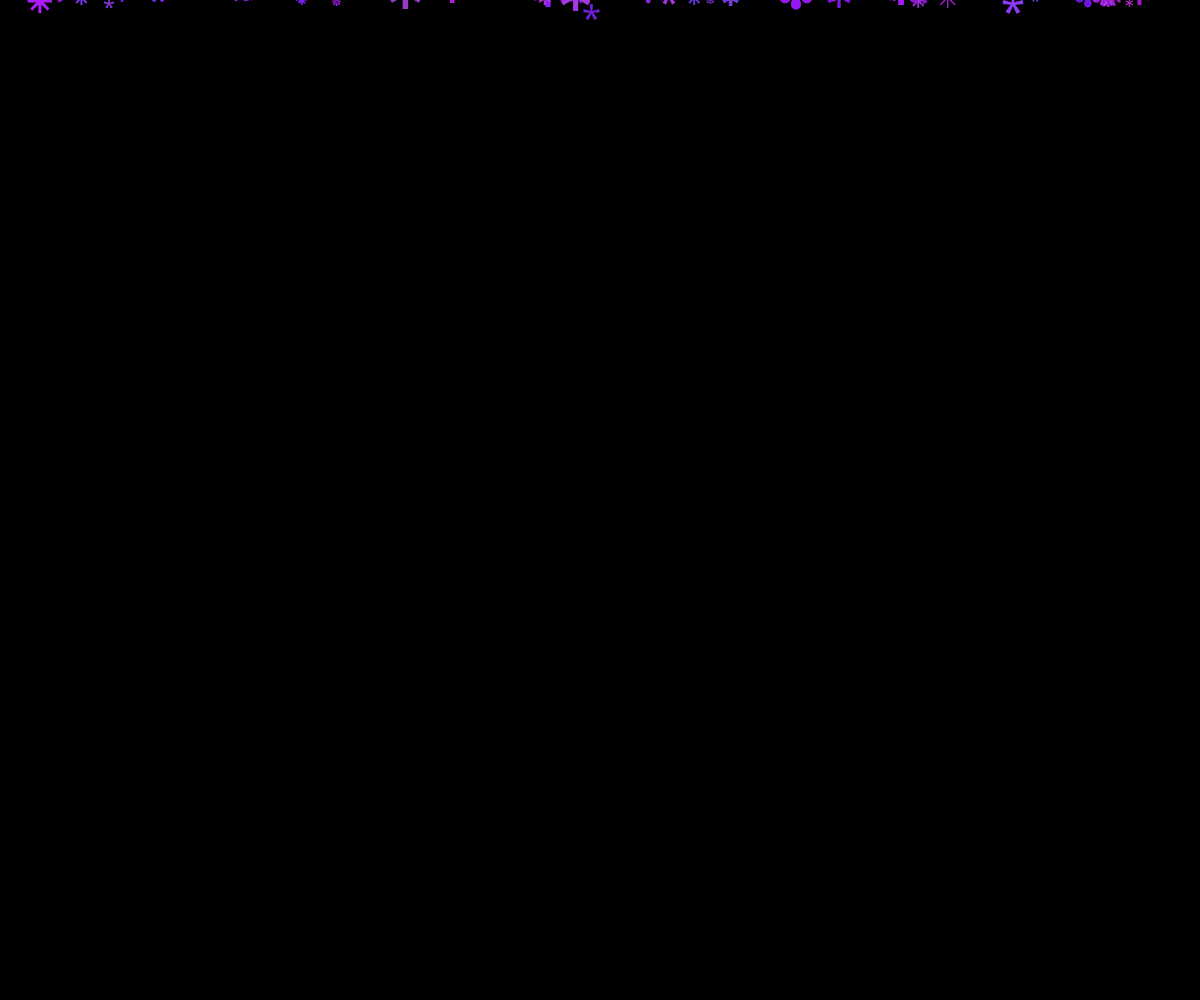
Frame 1 (no input)
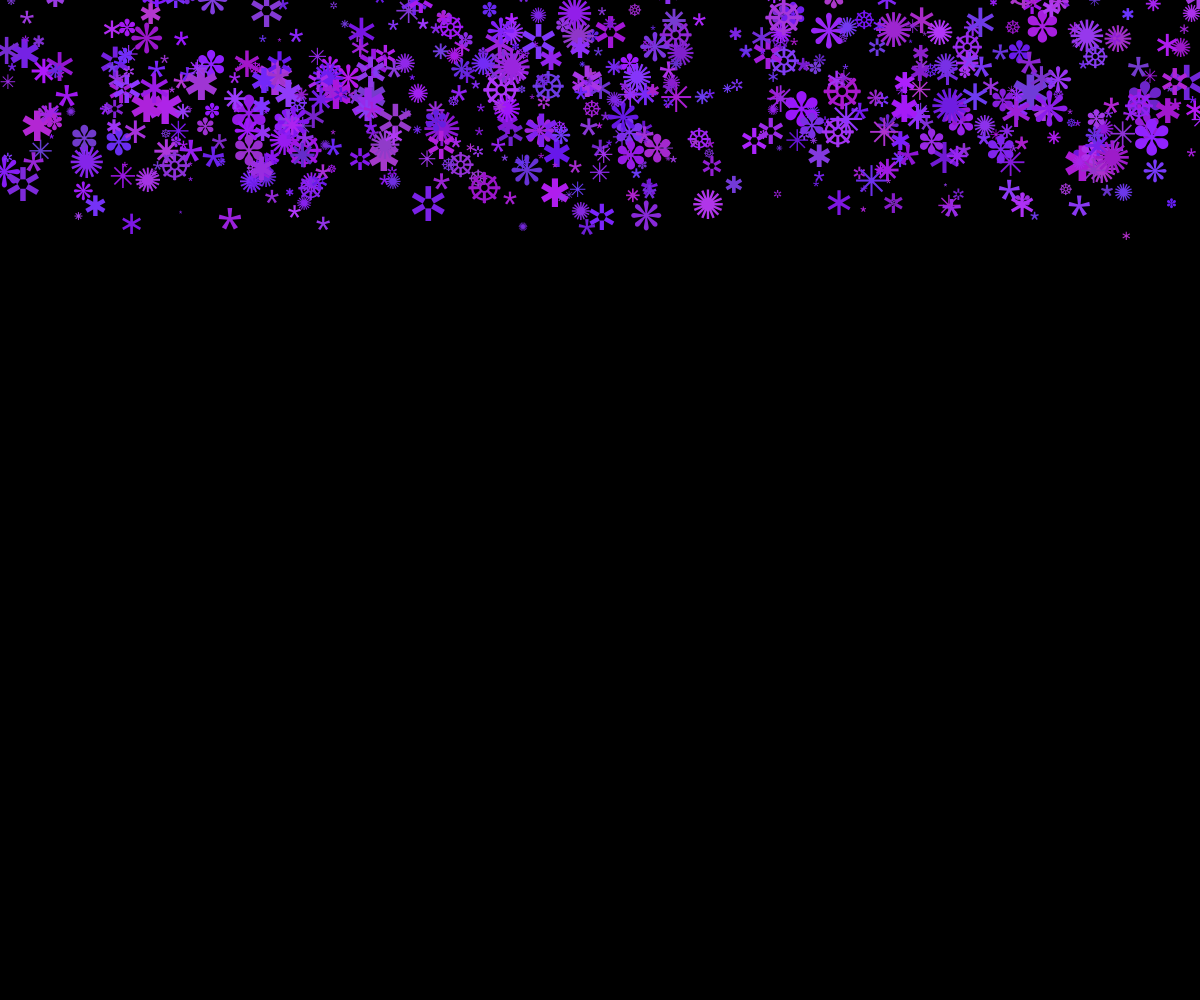
Frame 60 (no input)
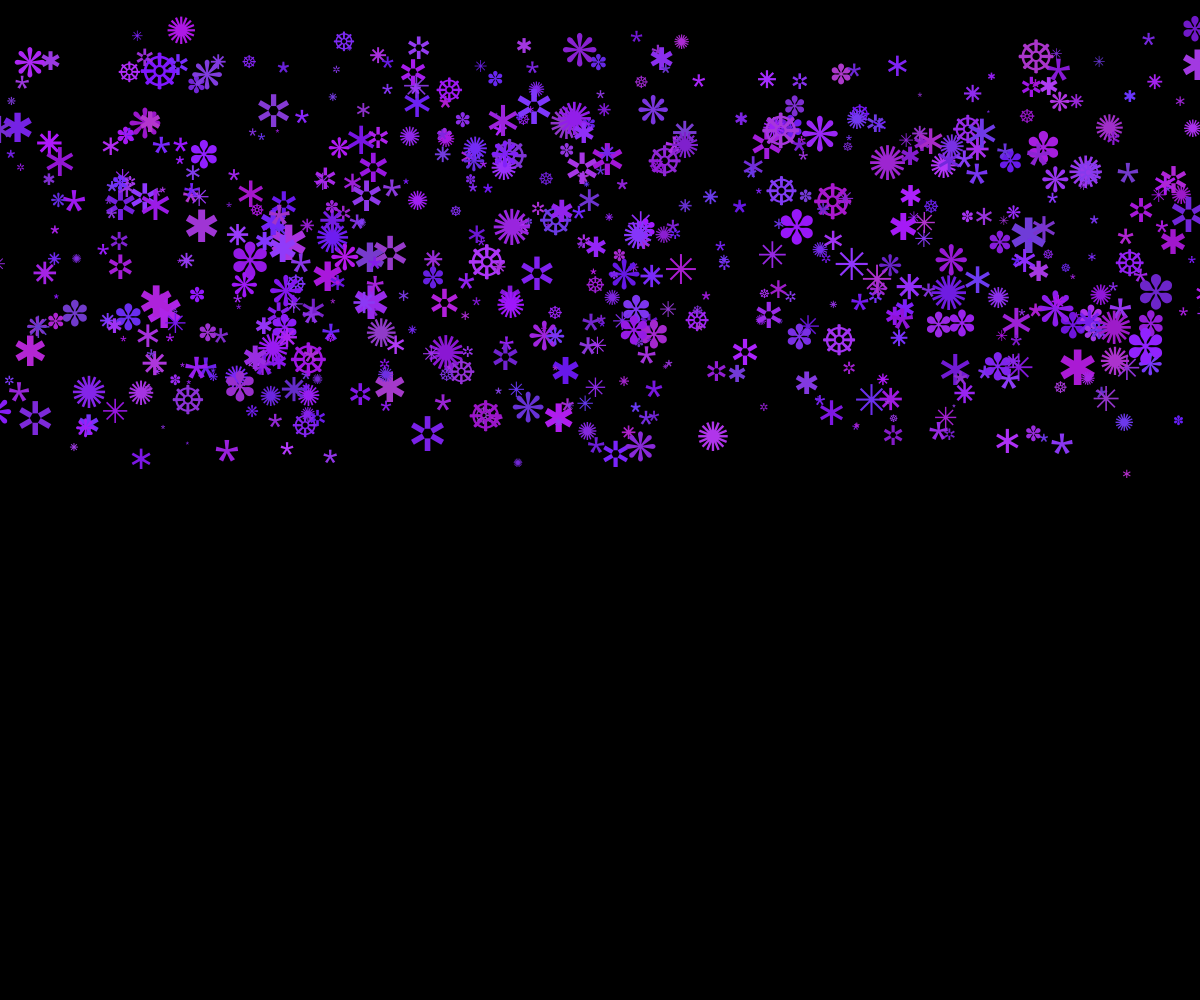
Frame 120 (the mouse pressed at the canvas centre since frame 60)

The p5.js sketch that drew these frames (run headless with seeded random() and noise() and a simulated clock; from frame 60 on, the mouse is pressed at the canvas centre):

// p5.js sketch
// ── sketch.js
let fiocchi;

function setup() {
	createCanvas(windowWidth, windowHeight);

	fiocchi = [];

	const f = "*✺✱✳✲✽❋☸⁕⁎﹡∗";

	

	for (let i = 0; i < 600; i++) {
		fiocchi[i] = {
			px: random(0, width),
			py: random(-100),
			vel: random(1, 4),
			chr: f[Math.floor(random(f.length))],
			colore: color(random(100, 180), random(20, 60), random(200, 255)),
			dim: random(10, 50)  // dimensione fissa assegnata qui
		}
	}
}

function draw() {
	background(0);
	textAlign(CENTER, CENTER);

	for (let i = 0; i < fiocchi.length; i++) {
		fiocchi[i].px = fiocchi[i].px + random(-1.5, 1.5);
		fiocchi[i].py = fiocchi[i].py + fiocchi[i].vel;

		if (fiocchi[i].py > height + 100) {
			fiocchi[i].py = -100;
		}

		fill(fiocchi[i].colore);
		textSize(fiocchi[i].dim); // usa la dimensione fissa
		text(fiocchi[i].chr, fiocchi[i].px, fiocchi[i].py);
	}
}

function windowResized() {
	resizeCanvas(windowWidth, windowHeight);
}
